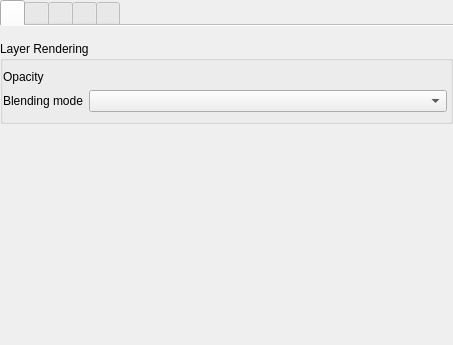
<?xml version="1.0" encoding="UTF-8"?>
<ui version="4.0">
 <class>QgsRendererMeshPropsWidgetBase</class>
 <widget class="QWidget" name="QgsRendererMeshPropsWidgetBase">
  <property name="geometry">
   <rect>
    <x>0</x>
    <y>0</y>
    <width>453</width>
    <height>345</height>
   </rect>
  </property>
  <property name="windowTitle">
   <string notr="true">Form</string>
  </property>
  <layout class="QHBoxLayout" name="horizontalLayout_2">
   <property name="leftMargin">
    <number>0</number>
   </property>
   <property name="topMargin">
    <number>0</number>
   </property>
   <property name="rightMargin">
    <number>0</number>
   </property>
   <property name="bottomMargin">
    <number>0</number>
   </property>
   <item>
    <widget class="QTabWidget" name="mStyleOptionsTab">
     <property name="sizePolicy">
      <sizepolicy hsizetype="Expanding" vsizetype="Expanding">
       <horstretch>0</horstretch>
       <verstretch>0</verstretch>
      </sizepolicy>
     </property>
     <property name="tabPosition">
      <enum>QTabWidget::North</enum>
     </property>
     <property name="tabShape">
      <enum>QTabWidget::Rounded</enum>
     </property>
     <property name="currentIndex">
      <number>0</number>
     </property>
     <property name="iconSize">
      <size>
       <width>20</width>
       <height>20</height>
      </size>
     </property>
     <property name="elideMode">
      <enum>Qt::ElideNone</enum>
     </property>
     <property name="documentMode">
      <bool>true</bool>
     </property>
     <property name="tabsClosable">
      <bool>false</bool>
     </property>
     <widget class="QWidget" name="mActiveDatasetTab">
      <attribute name="icon">
       <iconset resource="../../../images/images.qrc">
        <normaloff>:/images/themes/default/propertyicons/general.svg</normaloff>:/images/themes/default/propertyicons/general.svg</iconset>
      </attribute>
      <attribute name="title">
       <string/>
      </attribute>
      <attribute name="toolTip">
       <string>Datasets</string>
      </attribute>
      <layout class="QVBoxLayout" name="verticalLayout_11">
       <property name="leftMargin">
        <number>0</number>
       </property>
       <property name="rightMargin">
        <number>0</number>
       </property>
       <property name="bottomMargin">
        <number>0</number>
       </property>
       <item>
        <widget class="QgsMeshRendererActiveDatasetWidget" name="mMeshRendererActiveDatasetWidget" native="true">
         <property name="enabled">
          <bool>true</bool>
         </property>
         <property name="minimumSize">
          <size>
           <width>0</width>
           <height>0</height>
          </size>
         </property>
        </widget>
       </item>
       <item>
        <widget class="QgsCollapsibleGroupBox" name="mActiveDatasetBlendingMode">
         <property name="title">
          <string>Layer Rendering</string>
         </property>
         <layout class="QGridLayout" name="gridLayout" columnstretch="0,1">
          <property name="leftMargin">
           <number>0</number>
          </property>
          <property name="rightMargin">
           <number>3</number>
          </property>
          <item row="1" column="1">
           <widget class="QgsBlendModeComboBox" name="mBlendModeComboBox">
            <property name="minimumSize">
             <size>
              <width>0</width>
              <height>0</height>
             </size>
            </property>
           </widget>
          </item>
          <item row="1" column="0">
           <widget class="QLabel" name="label">
            <property name="text">
             <string>Blending mode</string>
            </property>
           </widget>
          </item>
          <item row="0" column="0">
           <widget class="QLabel" name="lblTransparency">
            <property name="text">
             <string>Opacity</string>
            </property>
           </widget>
          </item>
          <item row="0" column="1">
           <widget class="QgsOpacityWidget" name="mOpacityWidget" native="true">
            <property name="focusPolicy">
             <enum>Qt::StrongFocus</enum>
            </property>
           </widget>
          </item>
         </layout>
        </widget>
       </item>
       <item>
        <spacer name="verticalSpacer_3">
         <property name="orientation">
          <enum>Qt::Vertical</enum>
         </property>
         <property name="sizeHint" stdset="0">
          <size>
           <width>20</width>
           <height>0</height>
          </size>
         </property>
        </spacer>
       </item>
      </layout>
     </widget>
     <widget class="QWidget" name="mContoursTab">
      <attribute name="icon">
       <iconset resource="../../../images/images.qrc">
        <normaloff>:/images/themes/default/propertyicons/meshcontours.svg</normaloff>:/images/themes/default/propertyicons/meshcontours.svg</iconset>
      </attribute>
      <attribute name="title">
       <string/>
      </attribute>
      <attribute name="toolTip">
       <string>Contours</string>
      </attribute>
      <layout class="QVBoxLayout" name="verticalLayout_10">
       <property name="leftMargin">
        <number>0</number>
       </property>
       <property name="rightMargin">
        <number>0</number>
       </property>
       <property name="bottomMargin">
        <number>0</number>
       </property>
       <item>
        <widget class="QGroupBox" name="mContoursGroupBox">
         <property name="title">
          <string>Show Contours</string>
         </property>
         <property name="checkable">
          <bool>true</bool>
         </property>
         <property name="checked">
          <bool>false</bool>
         </property>
         <layout class="QVBoxLayout" name="verticalLayout_6">
          <property name="leftMargin">
           <number>0</number>
          </property>
          <property name="topMargin">
           <number>0</number>
          </property>
          <property name="rightMargin">
           <number>0</number>
          </property>
          <property name="bottomMargin">
           <number>0</number>
          </property>
          <item>
           <widget class="QgsMeshRendererScalarSettingsWidget" name="mMeshRendererScalarSettingsWidget" native="true"/>
          </item>
          <item>
           <spacer name="verticalSpacer_4">
            <property name="orientation">
             <enum>Qt::Vertical</enum>
            </property>
            <property name="sizeHint" stdset="0">
             <size>
              <width>20</width>
              <height>0</height>
             </size>
            </property>
           </spacer>
          </item>
         </layout>
        </widget>
       </item>
      </layout>
     </widget>
     <widget class="QWidget" name="mVectorsTab">
      <attribute name="icon">
       <iconset resource="../../../images/images.qrc">
        <normaloff>:/images/themes/default/propertyicons/meshvectors.svg</normaloff>:/images/themes/default/propertyicons/meshvectors.svg</iconset>
      </attribute>
      <attribute name="title">
       <string/>
      </attribute>
      <attribute name="toolTip">
       <string>Vectors</string>
      </attribute>
      <layout class="QVBoxLayout" name="verticalLayout_2">
       <property name="leftMargin">
        <number>0</number>
       </property>
       <property name="rightMargin">
        <number>0</number>
       </property>
       <property name="bottomMargin">
        <number>0</number>
       </property>
       <item>
        <widget class="QGroupBox" name="mVectorsGroupBox">
         <property name="title">
          <string>Show Vectors</string>
         </property>
         <property name="checkable">
          <bool>true</bool>
         </property>
         <property name="checked">
          <bool>false</bool>
         </property>
         <layout class="QVBoxLayout" name="verticalLayout_5">
          <item>
           <widget class="QgsMeshRendererVectorSettingsWidget" name="mMeshRendererVectorSettingsWidget" native="true">
            <property name="sizePolicy">
             <sizepolicy hsizetype="Expanding" vsizetype="Expanding">
              <horstretch>0</horstretch>
              <verstretch>0</verstretch>
             </sizepolicy>
            </property>
           </widget>
          </item>
          <item>
           <spacer name="verticalSpacer_5">
            <property name="orientation">
             <enum>Qt::Vertical</enum>
            </property>
            <property name="sizeHint" stdset="0">
             <size>
              <width>20</width>
              <height>0</height>
             </size>
            </property>
           </spacer>
          </item>
         </layout>
        </widget>
       </item>
      </layout>
     </widget>
     <widget class="QWidget" name="mMeshTab">
      <attribute name="icon">
       <iconset resource="../../../images/images.qrc">
        <normaloff>:/images/themes/default/propertyicons/meshframe.svg</normaloff>:/images/themes/default/propertyicons/meshframe.svg</iconset>
      </attribute>
      <attribute name="title">
       <string/>
      </attribute>
      <attribute name="toolTip">
       <string>Rendering</string>
      </attribute>
      <layout class="QVBoxLayout" name="verticalLayout_12">
       <property name="leftMargin">
        <number>0</number>
       </property>
       <property name="rightMargin">
        <number>0</number>
       </property>
       <property name="bottomMargin">
        <number>0</number>
       </property>
       <item>
        <widget class="QGroupBox" name="mEdgeMeshGroupBox">
         <property name="title">
          <string>1D Mesh</string>
         </property>
         <layout class="QVBoxLayout" name="verticalLayout_13">
          <item>
           <widget class="QGroupBox" name="mEdgeMeshGroup">
            <property name="sizePolicy">
             <sizepolicy hsizetype="Preferred" vsizetype="Preferred">
              <horstretch>0</horstretch>
              <verstretch>0</verstretch>
             </sizepolicy>
            </property>
            <property name="title">
             <string>Edge Mesh Rendering</string>
            </property>
            <property name="checkable">
             <bool>true</bool>
            </property>
            <layout class="QVBoxLayout" name="verticalLayout_9">
             <item>
              <widget class="QgsMeshRendererMeshSettingsWidget" name="mEdgeMeshSettingsWidget" native="true">
               <property name="sizePolicy">
                <sizepolicy hsizetype="Preferred" vsizetype="Preferred">
                 <horstretch>0</horstretch>
                 <verstretch>0</verstretch>
                </sizepolicy>
               </property>
              </widget>
             </item>
            </layout>
           </widget>
          </item>
         </layout>
        </widget>
       </item>
       <item>
        <widget class="QGroupBox" name="mFaceMeshGroupBox">
         <property name="title">
          <string>2D Mesh</string>
         </property>
         <layout class="QVBoxLayout" name="verticalLayout_8">
          <item>
           <widget class="QGroupBox" name="mNativeMeshGroup">
            <property name="sizePolicy">
             <sizepolicy hsizetype="Preferred" vsizetype="Preferred">
              <horstretch>0</horstretch>
              <verstretch>0</verstretch>
             </sizepolicy>
            </property>
            <property name="title">
             <string>Native Mesh Rendering</string>
            </property>
            <property name="checkable">
             <bool>true</bool>
            </property>
            <layout class="QVBoxLayout" name="verticalLayout_4">
             <item>
              <widget class="QgsMeshRendererMeshSettingsWidget" name="mNativeMeshSettingsWidget" native="true">
               <property name="sizePolicy">
                <sizepolicy hsizetype="Preferred" vsizetype="Preferred">
                 <horstretch>0</horstretch>
                 <verstretch>0</verstretch>
                </sizepolicy>
               </property>
              </widget>
             </item>
            </layout>
           </widget>
          </item>
          <item>
           <widget class="QGroupBox" name="mTriangularMeshGroup">
            <property name="sizePolicy">
             <sizepolicy hsizetype="Preferred" vsizetype="Preferred">
              <horstretch>0</horstretch>
              <verstretch>0</verstretch>
             </sizepolicy>
            </property>
            <property name="title">
             <string>Triangular Mesh Rendering</string>
            </property>
            <property name="checkable">
             <bool>true</bool>
            </property>
            <property name="checked">
             <bool>false</bool>
            </property>
            <layout class="QVBoxLayout" name="verticalLayout_3">
             <item>
              <widget class="QgsMeshRendererMeshSettingsWidget" name="mTriangularMeshSettingsWidget" native="true">
               <property name="sizePolicy">
                <sizepolicy hsizetype="Preferred" vsizetype="Preferred">
                 <horstretch>0</horstretch>
                 <verstretch>0</verstretch>
                </sizepolicy>
               </property>
              </widget>
             </item>
            </layout>
           </widget>
          </item>
         </layout>
        </widget>
       </item>
       <item>
        <spacer name="verticalSpacer_2">
         <property name="orientation">
          <enum>Qt::Vertical</enum>
         </property>
         <property name="sizeHint" stdset="0">
          <size>
           <width>20</width>
           <height>0</height>
          </size>
         </property>
        </spacer>
       </item>
      </layout>
     </widget>
     <widget class="QWidget" name="mAveragingTab">
      <attribute name="icon">
       <iconset resource="../../../images/images.qrc">
        <normaloff>:/images/themes/default/propertyicons/meshaveraging.svg</normaloff>:/images/themes/default/propertyicons/meshaveraging.svg</iconset>
      </attribute>
      <attribute name="title">
       <string/>
      </attribute>
      <attribute name="toolTip">
       <string>Stacked mesh averaging method</string>
      </attribute>
      <layout class="QVBoxLayout" name="verticalLayout">
       <property name="leftMargin">
        <number>0</number>
       </property>
       <property name="rightMargin">
        <number>0</number>
       </property>
       <property name="bottomMargin">
        <number>0</number>
       </property>
       <item>
        <widget class="QGroupBox" name="groupBox">
         <property name="title">
          <string>Average 3D Stacked Mesh Results to 2D Dataset Values</string>
         </property>
         <layout class="QVBoxLayout" name="verticalLayout_7">
          <item>
           <widget class="QgsMeshRenderer3dAveragingWidget" name="m3dAveragingSettingsWidget" native="true"/>
          </item>
         </layout>
        </widget>
       </item>
       <item>
        <spacer name="verticalSpacer">
         <property name="orientation">
          <enum>Qt::Vertical</enum>
         </property>
         <property name="sizeHint" stdset="0">
          <size>
           <width>20</width>
           <height>0</height>
          </size>
         </property>
        </spacer>
       </item>
      </layout>
     </widget>
    </widget>
   </item>
  </layout>
 </widget>
 <customwidgets>
  <customwidget>
   <class>QgsCollapsibleGroupBox</class>
   <extends>QGroupBox</extends>
   <header>qgscollapsiblegroupbox.h</header>
   <container>1</container>
  </customwidget>
  <customwidget>
   <class>QgsBlendModeComboBox</class>
   <extends>QComboBox</extends>
   <header>qgsblendmodecombobox.h</header>
  </customwidget>
  <customwidget>
   <class>QgsOpacityWidget</class>
   <extends>QWidget</extends>
   <header>qgsopacitywidget.h</header>
   <container>1</container>
  </customwidget>
  <customwidget>
   <class>QgsMeshRendererScalarSettingsWidget</class>
   <extends>QWidget</extends>
   <header>qgsmeshrendererscalarsettingswidget.h</header>
   <container>1</container>
  </customwidget>
  <customwidget>
   <class>QgsMeshRendererActiveDatasetWidget</class>
   <extends>QWidget</extends>
   <header>qgsmeshrendereractivedatasetwidget.h</header>
   <container>1</container>
  </customwidget>
  <customwidget>
   <class>QgsMeshRendererMeshSettingsWidget</class>
   <extends>QWidget</extends>
   <header>qgsmeshrenderermeshsettingswidget.h</header>
   <container>1</container>
  </customwidget>
  <customwidget>
   <class>QgsMeshRendererVectorSettingsWidget</class>
   <extends>QWidget</extends>
   <header>qgsmeshrenderervectorsettingswidget.h</header>
   <container>1</container>
  </customwidget>
  <customwidget>
   <class>QgsMeshRenderer3dAveragingWidget</class>
   <extends>QWidget</extends>
   <header>qgsmeshrenderer3daveragingwidget.h</header>
   <container>1</container>
  </customwidget>
 </customwidgets>
 <tabstops>
  <tabstop>mStyleOptionsTab</tabstop>
  <tabstop>mOpacityWidget</tabstop>
  <tabstop>mBlendModeComboBox</tabstop>
  <tabstop>mContoursGroupBox</tabstop>
  <tabstop>mVectorsGroupBox</tabstop>
  <tabstop>mEdgeMeshGroup</tabstop>
  <tabstop>mNativeMeshGroup</tabstop>
  <tabstop>mTriangularMeshGroup</tabstop>
 </tabstops>
 <resources>
  <include location="../../../images/images.qrc"/>
 </resources>
 <connections/>
</ui>
